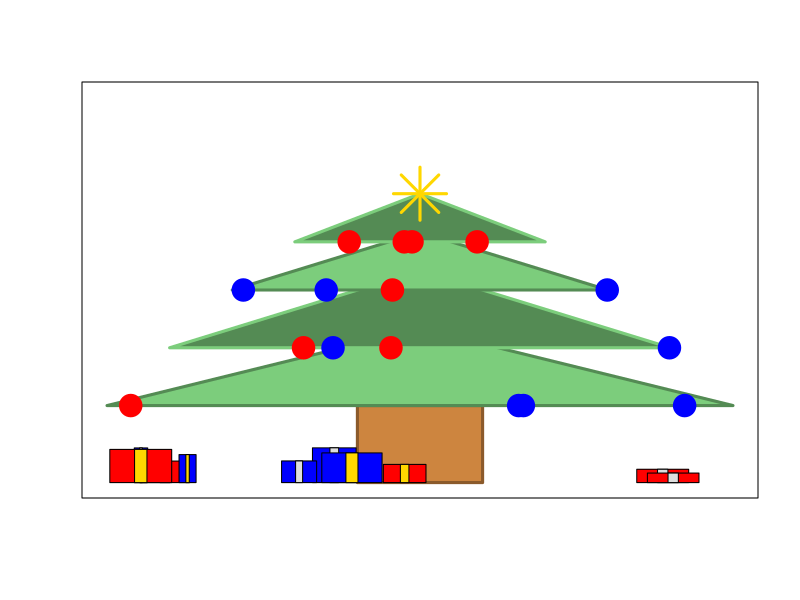
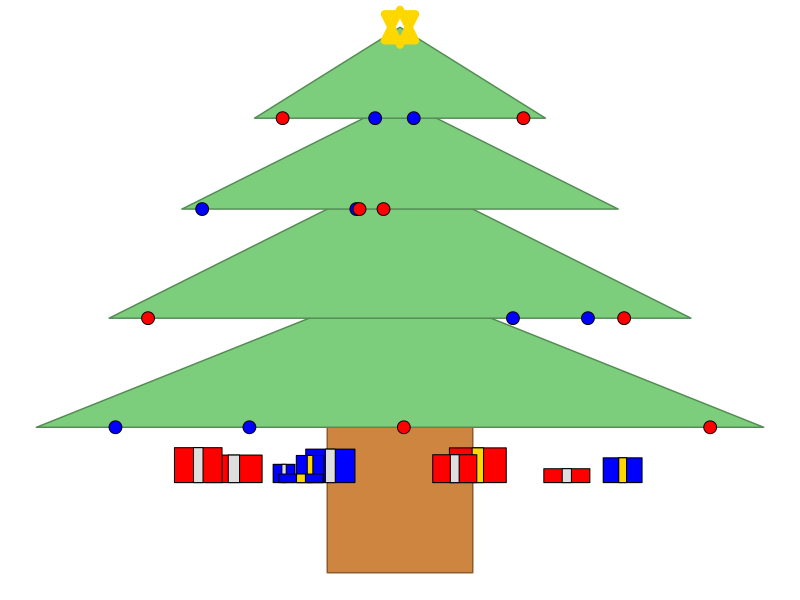

R code for these plots, in order:
## ---- chunk 1
knitr::opts_chunk$set(echo = TRUE)
library(ggplot2)
library(dplyr)
## ---- chunk 2

## Make the canvas
plot(1:10,1:10,xlim=c(-5,5),ylim=c(0,10),type="n",xlab="",ylab="",xaxt="n",yaxt="n")


# Make the branches
rect(-1,0,1,2,col="tan3",border="tan4",lwd=3)
polygon(c(-5,0,5),c(2,4,2),col="palegreen3",border="palegreen4",lwd=3)
polygon(c(-4,0,4),c(3.5,5.5,3.5),col="palegreen4",border="palegreen3",lwd=3)
polygon(c(-3,0,3),c(5,6.5,5),col="palegreen3",border="palegreen4",lwd=3)
polygon(c(-2,0,2),c(6.25,7.5,6.25),col="palegreen4",border="palegreen3",lwd=3)

#Add some ornaments
points(x=runif(4,-5,5),y=rep(2,4),col=sample(c("blue","red"),size=4,replace=T),cex=3,pch=19)
points(x=runif(4,-4,4),y=rep(3.5,4),col=sample(c("blue","red"),size=4,replace=T),cex=3,pch=19)
points(x=runif(4,-3,3),y=rep(5,4),col=sample(c("blue","red"),size=4,replace=T),cex=3,pch=19)
points(x=runif(4,-2,2),y=rep(6.25,4),col=sample(c("blue","red"),size=4,replace=T),cex=3,pch=19)
points(0,7.5,pch=8,cex=5,col="gold",lwd=3)

# Add some presents
xPres = runif(10,-4.5,4.5)
xWidth = runif(10,0.1,0.5)
xHeight=runif(10,0,1)
for(i in 1:10){
  rect(xPres[i]-xWidth[i],0,xPres[i]+xWidth[i],xHeight[i],col=sample(c("blue","red"),size=1))
  rect(xPres[i]-0.2*xWidth[i],0,xPres[i]+0.2*xWidth[i],xHeight[i],col=sample(c("gold","grey87"),size=1))
}

## ---- chunk 3

## Make the canvas
pl <- ggplot() +
        theme_void()

# Make the trunk
trunk <- data.frame(
  id =  "trunk",
  x = c(-1, 1, 1, -1),
  y = c(0, 0, 2,2)
)

pl <- pl + geom_polygon(data=trunk, aes(x = x, y = y),fill="tan3",color="tan4")

# Make the branches
branch1 <- data.frame(
  id =  "branch1",
  x = c(-5,0,5),
  y = c(2,4,2)
)

branch2 <- data.frame(
  id =  "branch2",
  x = c(-4,0,4),
  y = c(3.5,5.5,3.5)
)

branch3 <- data.frame(
  id =  "branch3",
  x =c(-3,0,3),
  y = c(5,6.5,5)
)

branch4 <- data.frame(
  id =  "branch4",
  x =c(-2,0,2),
  y = c(6.25,7.5,6.25)
)

#combine all the branches
branches <- bind_rows(branch1,branch2,branch3,branch4)

pl <- pl + geom_polygon(data=branches,aes(x=x,y=y,group=id),fill="palegreen3",color="palegreen4")

#Add some ornaments on the lowest branch
ornaments <- data.frame(x=runif(4,-5,5),y=rep(2,4),col=sample(c("blue","red")))
##change the shape to change the ornament shape
pl <- pl + geom_point(data=ornaments,aes(x=x,y=y),fill=ornaments$col,size=4,shape=21)

#Add some ornaments on each branch
ornaments <- data.frame(x=runif(4,-4,4),y=rep(3.5,4),col=sample(c("blue","red")))
pl <- pl + geom_point(data=ornaments,aes(x=x,y=y),fill=ornaments$col,size=4,shape=21)


#Add some ornaments on each branch
ornaments <- data.frame(x=runif(4,-3,3),y=rep(5,4),col=sample(c("blue","red")))
##change the shape to change the ornament shape
pl <- pl + geom_point(data=ornaments,aes(x=x,y=y),fill=ornaments$col,size=4,shape=21)

###Add some ornaments on each branch
ornaments <- data.frame(x=runif(4,-2,2),y=rep(6.25,4),col=sample(c("blue","red")))
##change the shape to change the ornament shape
pl <- pl + geom_point(data=ornaments,aes(x=x,y=y),fill=ornaments$col,size=4,shape=21)

###add the star
star <- data.frame(x=0,y=7.5)
pl <- pl + geom_point(data=star,aes(x=x,y=y),shape=11,col="gold",size=5,stroke=4)


pl
# Add some presents
# Add some presents
xPres = runif(10,-4.5,4.5)
xWidth = runif(10,0.1,0.5)
xHeight=runif(10,0,1)
for(i in 1:10){
  rect(xPres[i]-xWidth[i],0,xPres[i]+xWidth[i],xHeight[i],col=sample(c("blue","red"),size=1))
  rect(xPres[i]-0.2*xWidth[i],0,xPres[i]+0.2*xWidth[i],xHeight[i],col=sample(c("gold","grey87"),size=1))
}


